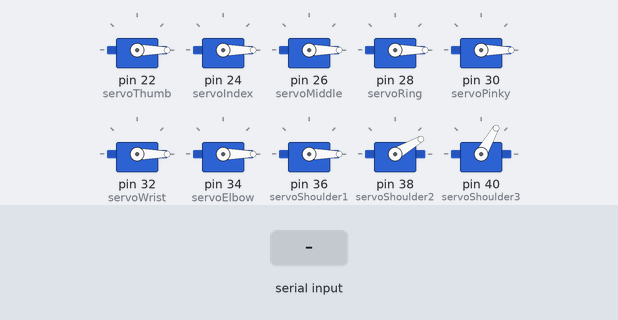
The sketch below on a simulated Arduino Mega 2560, built with avr-gcc and run on an emulated ATmega2560. Shown: 10 × servo. The inputs (shaded band) are chosen by the test bench.

Above: at 3.2 s.
3.3 s: "hello$0110000000\n" received over Serial
At 4.5 s:
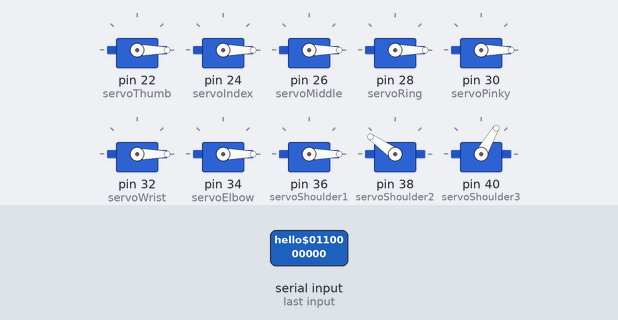
At 6.0 s:
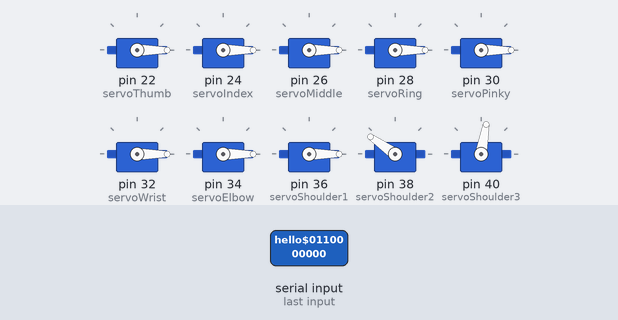
Timing chart, 0 to 14.8 s (numbered marks = the images above; inputs shaded):
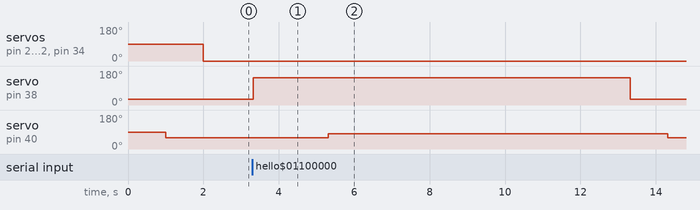

The sketch:

final_arduino.ino
```cpp
 #include <Servo.h>

 Servo servoThumb;          // Define the servo objects for the wrist and fingers
 Servo servoIndex;
 Servo servoMiddle;
 Servo servoRing;
 Servo servoPinky;
 Servo servoWrist;
 Servo servoElbow;         // Define the servo objects for the shoulder and elbow
 Servo servoShoulder1;
 Servo servoShoulder2;
 Servo servoShoulder3;

void setup() {
  Serial.begin(9600); // Set the baud rate to match the Serial monitor
  servoThumb.attach(22);
  servoIndex.attach(24);
  servoMiddle.attach(26);
  servoRing.attach(28);
  servoPinky.attach(30);
  servoWrist.attach(32);
  servoElbow.attach(34);
  servoShoulder1.attach(36);
  servoShoulder2.attach(38);
  servoShoulder3.attach(40);
  resetServos();
  }

void resetServos() {
  servoShoulder1.write(0);
  servoShoulder2.write(30);
  delay(1000);
  servoShoulder3.write(60);
  delay(1000);
  servoElbow.write(0);
  servoWrist.write(0);
  servoPinky.write(0);
  servoRing.write(0);
  servoMiddle.write(0);
  servoIndex.write(0);
  servoThumb.write(0);
}

void loop() {
  if (Serial.available() >= 10) { // Check if at least 10 characters are available in the Serial buffer
    String receivedString = Serial.readStringUntil('\n'); // Read the string until a newline character is encountered

    if (receivedString == "hello$0110000000") {
    servoShoulder2.write(145);
    delay(2000);
    servoShoulder3.write(80);
    delay(8000);
    resetServos();
    receivedString ="";
  } else if (receivedString == "my$0110000000") {
    servoShoulder2.write(90);
    delay(2000);
    servoShoulder3.write(40);
    delay(6000);
    resetServos();
    receivedString ="";
  } else if (receivedString == "name$0110011001"){
    servoShoulder2.write(60);
    servoShoulder3.write(70);
    servoPinky.write(90);
    servoRing.write(90);
    servoThumb.write(90);
    delay(8000);
    resetServos();
    receivedString ="";
  } else if (receivedString == "is$0110011111"){
    servoShoulder2.write(130);
    servoShoulder3.write(120);
    servoPinky.write(90);
    servoRing.write(90);
    servoThumb.write(90);
    servoMiddle.write(90);
    servoIndex.write(90);
    delay(8000);
    resetServos();
    receivedString ="";
  } else if (receivedString == "thamer$0110011111"){
    servoShoulder2.write(130);
    servoShoulder3.write(120);
    servoPinky.write(90);
    servoRing.write(90);
    servoThumb.write(90);
    servoMiddle.write(90);
    servoIndex.write(90);
    delay(8000);
    resetServos();
    receivedString ="";
  }
}
}
```

Measured:
- after the input at 3.3 s, servo on pin 38 (servoShoulder2): 30° → 145° at once, → 30° 10.0 s later; servo on pin 40 (servoShoulder3): 60° → 80° after 2.0 s, → 60° 9.0 s later
